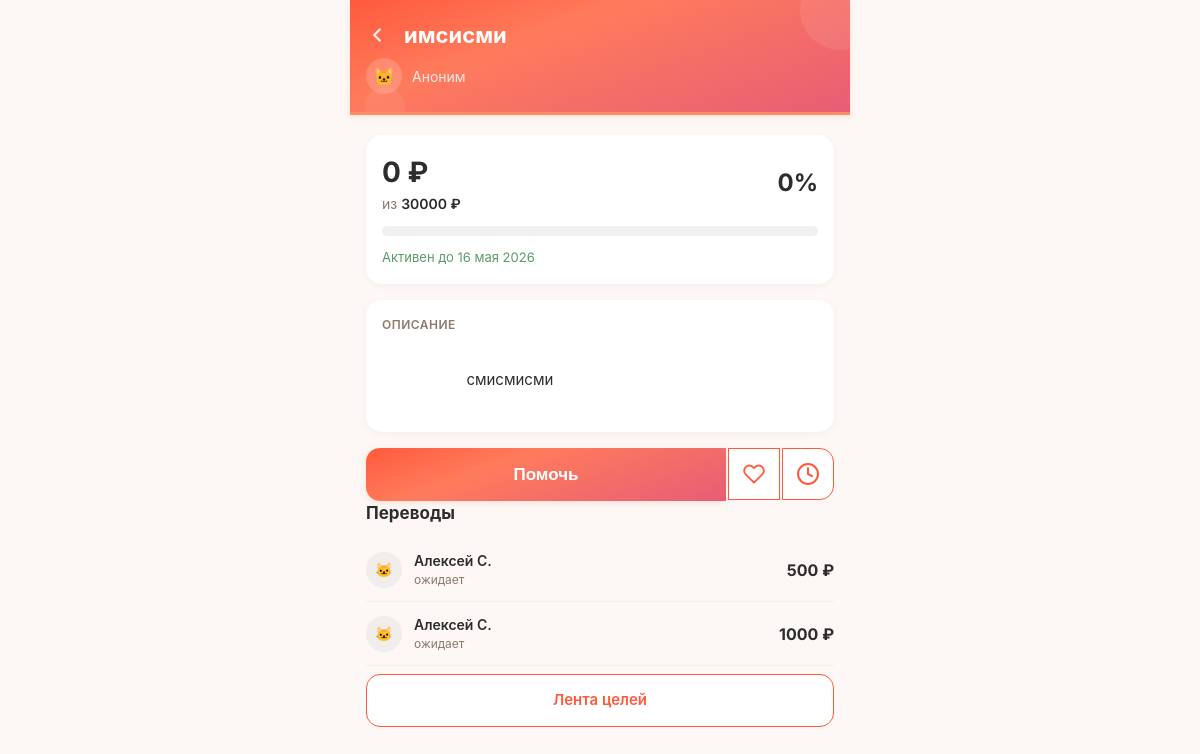
The app's page /goal/6, older data.
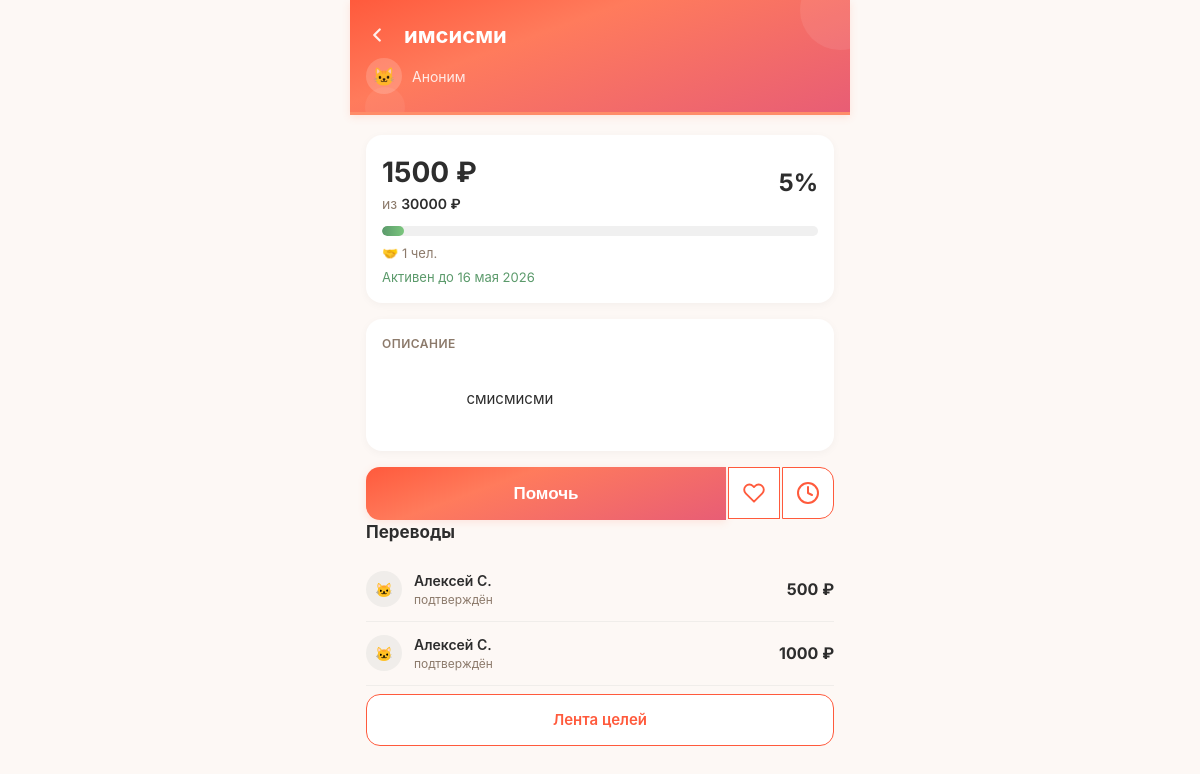
The same page, newer data.
### tables this page shows
CREATE TABLE "goals" (
        id INTEGER PRIMARY KEY AUTOINCREMENT,
        user_id INTEGER NOT NULL,
        type TEXT NOT NULL CHECK(type IN ('super_blitz','blitz','serious','urgent','group')),
        title TEXT NOT NULL,
        description TEXT NULL,
        photo_url TEXT NULL,
        amount_goal REAL NOT NULL,
        amount_collected REAL DEFAULT 0.00,
        ends_at TEXT NULL,
        status TEXT DEFAULT 'draft' CHECK(status IN ('draft','active','frozen','completed','failed','lightning_failed','hidden')),
        trial_ends_at TEXT NULL,
        subscription_active_until TEXT NULL,
        last_boosted_at TEXT NULL,
        is_lightning INTEGER DEFAULT 0,
        lightning_started_at TEXT NULL,
        moderation_status TEXT DEFAULT 'pending',
        completion_type TEXT DEFAULT 'organic',
        is_seed INTEGER DEFAULT 0,
        views_count INTEGER DEFAULT 0,
        views_24h INTEGER DEFAULT 0,
        donations_count INTEGER DEFAULT 0,
        donations_24h INTEGER DEFAULT 0,
        created_at TEXT DEFAULT (datetime('now')), photos TEXT,
        FOREIGN KEY (user_id) REFERENCES users(id)
    );

CREATE TABLE donations (
            id INTEGER PRIMARY KEY AUTOINCREMENT,
            goal_id INTEGER NOT NULL,
            donor_id INTEGER NULL,
            amount_reported REAL NOT NULL,
            status TEXT NOT NULL CHECK(status IN ('donor_confirmed','recipient_confirmed','completed','disputed')),
            is_anonymous INTEGER DEFAULT 0,
            is_seed INTEGER DEFAULT 0,
            warm_word TEXT NULL,
            donor_confirmed_at TEXT DEFAULT (datetime('now')),
            recipient_confirmed_at TEXT NULL,
            completed_at TEXT NULL,
            dispute_reason TEXT NULL,
            donor_to_recipient_count INTEGER DEFAULT 1,
            referred_by INTEGER NULL, ip_address TEXT,
            FOREIGN KEY (goal_id) REFERENCES goals(id),
            FOREIGN KEY (donor_id) REFERENCES users(id)
        );

### main.py (the view, shortened to what this page needs)
@app.route('/goal/<int:goal_id>')
def goal_page(goal_id):
    db = get_db()
    goal = db.execute("SELECT * FROM goals WHERE id = ?", (goal_id,)).fetchone()
    if not goal:
        db.close()
        flash('Цель не найдена.', 'danger')
        return redirect(url_for('goals_list'))
    import json as _json
    photos_list = []
    if goal['photos']:
        try:
            photos_list = _json.loads(goal['photos'])
        except Exception:
            photos_list = []
    if not photos_list and goal['photo_url']:
        photos_list = [goal['photo_url']]
    author = db.execute("SELECT phone FROM users WHERE id = ?", (goal['user_id'],)).fetchone()
    donations = db.execute(
        """SELECT d.*,
           CASE WHEN d.is_anonymous = 1 OR d.donor_id IS NULL THEN NULL
                ELSE COALESCE(u.name, '+' || u.phone)
           END as donor_name
        FROM donations d
        LEFT JOIN users u ON d.donor_id = u.id
        WHERE d.goal_id = ?
        ORDER BY d.donor_confirmed_at DESC""",
        (goal_id,)
    ).fetchall()
    donor_count = db.execute("SELECT COUNT(DISTINCT donor_id) FROM donations WHERE goal_id = ? AND status IN ('recipient_confirmed','completed')", (goal_id,)).fetchone()[0]
    last_donation = db.execute("SELECT MAX(donor_confirmed_at) FROM donations WHERE goal_id = ?", (goal_id,)).fetchone()[0]
    db.close()
    pct = int((goal['amount_collected'] / goal['amount_goal']) * 100) if goal['amount_goal'] > 0 else 0
    months = ['января','февраля','марта','апреля','мая','июня','июля','августа','сентября','октября','ноября','декабря']
    try:
        parts = goal['ends_at'][:10].split('-')
        ends_at_formatted = f"{int(parts[2])} {months[int(parts[1])-1]} {parts[0]}"
    except:
        ends_at_formatted = goal['ends_at'][:10]
    user = get_current_user()
    is_author = (user and user['id'] == goal['user_id'])
    is_liked = False
    already_reported = False
    return render_template('goal.html', goal=goal, author=author, progress=pct, donations=donations, is_author=is_author, donor_count=donor_count, last_donation=last_donation, ends_at_formatted=ends_at_formatted, already_reported=already_reported, user=user, photos_list=photos_list, is_liked=is_liked)

### main.py (called while the page is built, shortened)
def get_current_user():
    return None

### models.py (called while the page is built)
def get_db():
    conn = sqlite3.connect(DATABASE, timeout=10)
    conn.row_factory = sqlite3.Row
    conn.execute("PRAGMA journal_mode=WAL")
    conn.execute("PRAGMA synchronous=NORMAL")
    conn.execute("PRAGMA busy_timeout=5000")
    conn.execute("PRAGMA foreign_keys = ON")
    return conn

### templates/goal.html (shortened to what the changed rows need)
<!DOCTYPE html>
<html lang="ru">
<head>
    <link rel="stylesheet" href="/static/style.css?v=7">
</head>
<body>
    <div class="container">
        <div class="goal-header">
            <div class="goal-back-row">
                <button class="goal-back" onclick="history.back()" aria-label="Назад">
                    <svg viewBox="0 0 24 24" fill="none" stroke="currentColor" stroke-width="2.5" stroke-linecap="round" stroke-linejoin="round"><polyline points="15 18 9 12 15 6"></polyline></svg>
                </button>
                <h1>{{ goal.title }}</h1>
            </div>
        </div>
        <div class="content">
            <div class="stats-card">
                <div class="stats-row">
                    <div>
                        <div class="collected">{{ "%.0f"|format(goal.amount_collected) }} ₽</div>
                        <div class="goal">из <span>{{ "%.0f"|format(goal.amount_goal) }} ₽</span></div>
                    </div>
                    <div style="text-align:right;">
                        <div style="font-size:24px;font-weight:700;color:#2D2D2D;">{{ progress }}%</div>
                    </div>
                </div>
                <div class="progress-bar">
                    <div class="progress-fill" style="width: {{ progress }}%;"></div>
                </div>
                <div class="stats-meta">
                    {% if donor_count > 0 %}
                    <span>🤝 {{ donor_count }} чел.</span>
                    {% endif %}
                </div>
            </div>
            {% if goal.description or is_author %}
            <div class="description-block">
                <div class="description-header">
                    <span class="description-label">Описание</span>
                </div>
                <div class="description" id="descView">
                    {% if goal.description %}{{ goal.description }}{% else %}<span class="desc-empty">Пока нет описания</span>{% endif %}
                </div>
            </div>
            {% endif %}
            {% if donations %}
            {% for d in donations %}
            <div class="donation-item">
                <div class="donation-avatar">🐱</div>
                <div class="donation-info">
                    <div class="donor-name">{{ d.donor_name or 'Аноним' }}</div>
                    <div class="donor-meta">
                        {% if d.status == 'donor_confirmed' %}ожидает
                        {% elif d.status == 'recipient_confirmed' %}подтверждён
                        {% elif d.status == 'completed' %}засчитан
                        {% else %}{{ d.status }}{% endif %}
                    </div>
                </div>
                <div class="donation-amount">{{ "%.0f"|format(d.amount_reported) }} ₽</div>
            </div>
            {% endfor %}
            {% endif %}
        </div>
    </div>
</body>
</html>

Row changes from the older to the newer data that the page shows:
changed goals "имсисми": amount_collected "0" → "1500"
changed donations (number 1 of 2 on the later page): status "ожидает" → "подтверждён"
changed donations (number 2 of 2 on the later page): status "ожидает" → "подтверждён"
Text that changed along with them:
{{ progress }}: "0" → "5"
{{ donor_count }}: (not shown) → "1"
text now shown: "🤝 чел."
